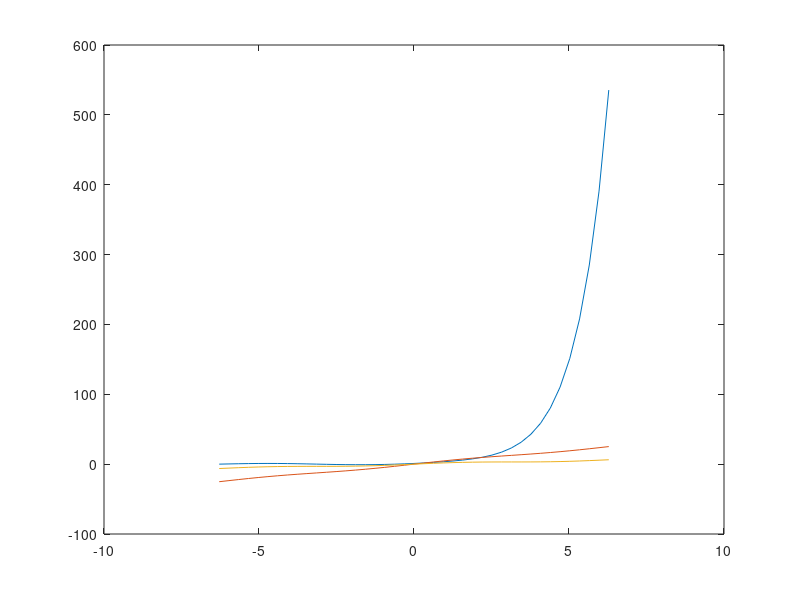
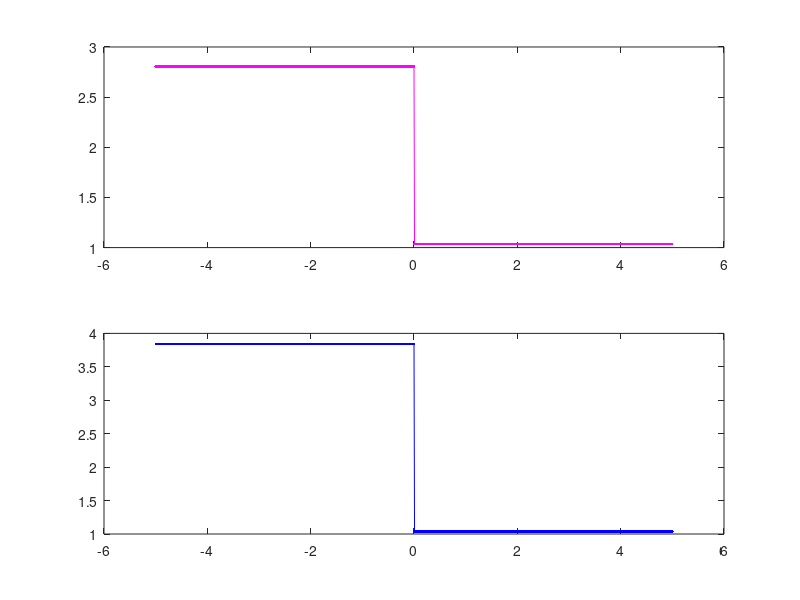

MATLAB code for these plots, in order:
%1 ex.
x = -2*pi:0.1*pi:2*pi;
f1 = sin(x)+exp(x);
f2 = sin(x)+pow2(x,2);
f3 = sin(x)+x;
plot(x,f1,x,f2,x,f3);

%2 ex.
x = -5:0.01:5;
f = ((3*x.*x)/(1+x.*x)).*(x<=0);
b = sqrt(1+(2*x/(exp(0.5*x)+x.*x))).*(x>0);
y = f+b;
figure
subplot(2,1,1)
plot(x,y,'-m.');
%for
for i = 1:length(x)
if (x<=0)
   f = ((3.*x.*x)/(1+x.*x));
else   
   b = sqrt(1+(2.*x/(exp(0.5.*x)+x.*x)));
end
end
subplot(2,1,2)
plot(x,f+b,'-b.');
